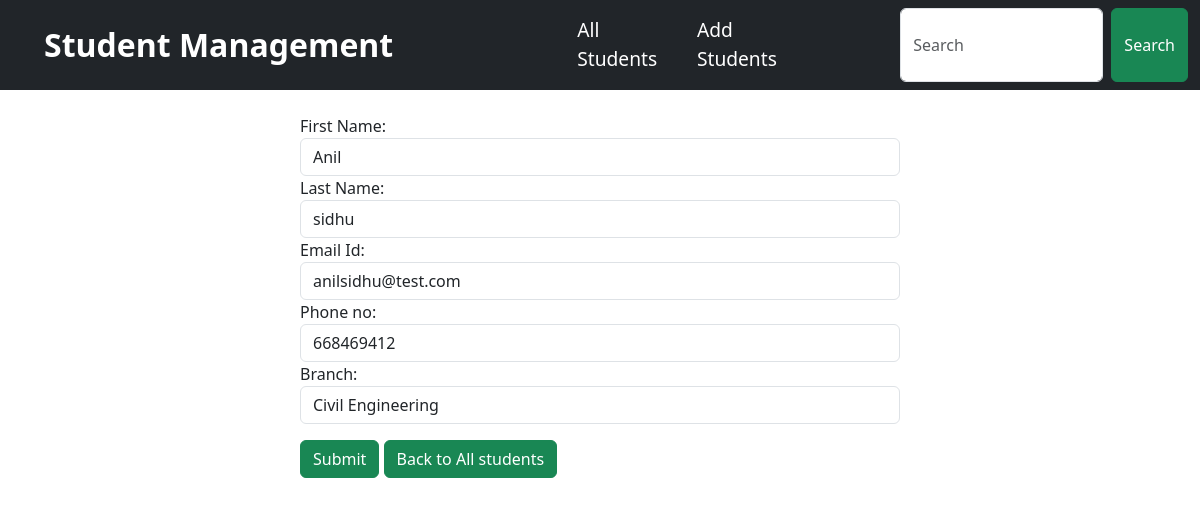
Page /update/3 on the committed database.
### student_manage/models.py (models this page shows, shortened)
class Student(models.Model):
    MY_CHOICES = [
        ("CE", 'Civil Engineering'),
        ("EXTC", 'Electronics and Telecommunication'),
        ("ME", 'Mechanical Engineering'),
        ("AI", 'Artificial Intelligence'),
        ("IT", 'Information Technology'),
    ]
    firstname = models.CharField(max_length=50)
    lastname = models.CharField(max_length=50)
    email = models.EmailField()
    phone = models.PositiveIntegerField()
    branch = models.CharField(max_length=5, choices=MY_CHOICES)

### student_manage/views.py (the view)
# urls.py: path("update/<int:id>",views.update_student,name="update"),
def update_student(request,id):
    if request.method=="POST":
        student=Student.objects.get(pk=id)
        fm=StudentInfoForm(request.POST,instance=student)
        if fm.is_valid():
            fm.save()
        return HttpResponseRedirect("/")
    else:
        student=Student.objects.get(pk=id)
        fm=StudentInfoForm(instance=student)
    return render (request, "crud/update_student.html",{'form':fm})

### student_manage/forms.py
class StudentInfoForm(forms.ModelForm):
    class Meta:
        model = Student
        fields = ['firstname', 'lastname', 'email', 'phone', 'branch']
        labels = {'firstname': "First Name", 'lastname': "Last Name",'email': "Email Id", 'phone': "Phone no" ,'branch':"Branch"}
        widgets = {
            'firstname': forms.TextInput(attrs={"class": "form-control"}),
            'lastname': forms.TextInput(attrs={"class": "form-control"}),
            'email': forms.EmailInput(attrs={"class": "form-control"}),
            'phone': forms.NumberInput(attrs={"class": "form-control"}),
            'branch': forms.Select(attrs={"class": "form-control"}),
        }

### student_manage/templates/crud/update_student.html (shortened to what this page needs)
{% extends 'crud/base.html' %}
{% block content1 %}
<div clas="row ">
  <div class="col-6 offset-3">
      <form action="" method="post" novalidate >
          <br>
          {% for field in form %}
            {{field.label_tag}}
            {{field}}
          {% endfor %}
          <input type="submit" class="btn btn-success mt-3 ">
      <a href="/" class=" btn btn-success mt-3"> Back to All students</a>
      </form>
</div>
</div>
{% endblock %}

### rows in the picture
Student: form "Anil" "sidhu" "anilsidhu@test.com" "668469412" "Civil Engineering"

### other values in the picture
{{ field.label_tag }} "First Name:" "Last Name:" "Email Id:" "Phone no:" "Branch:"
